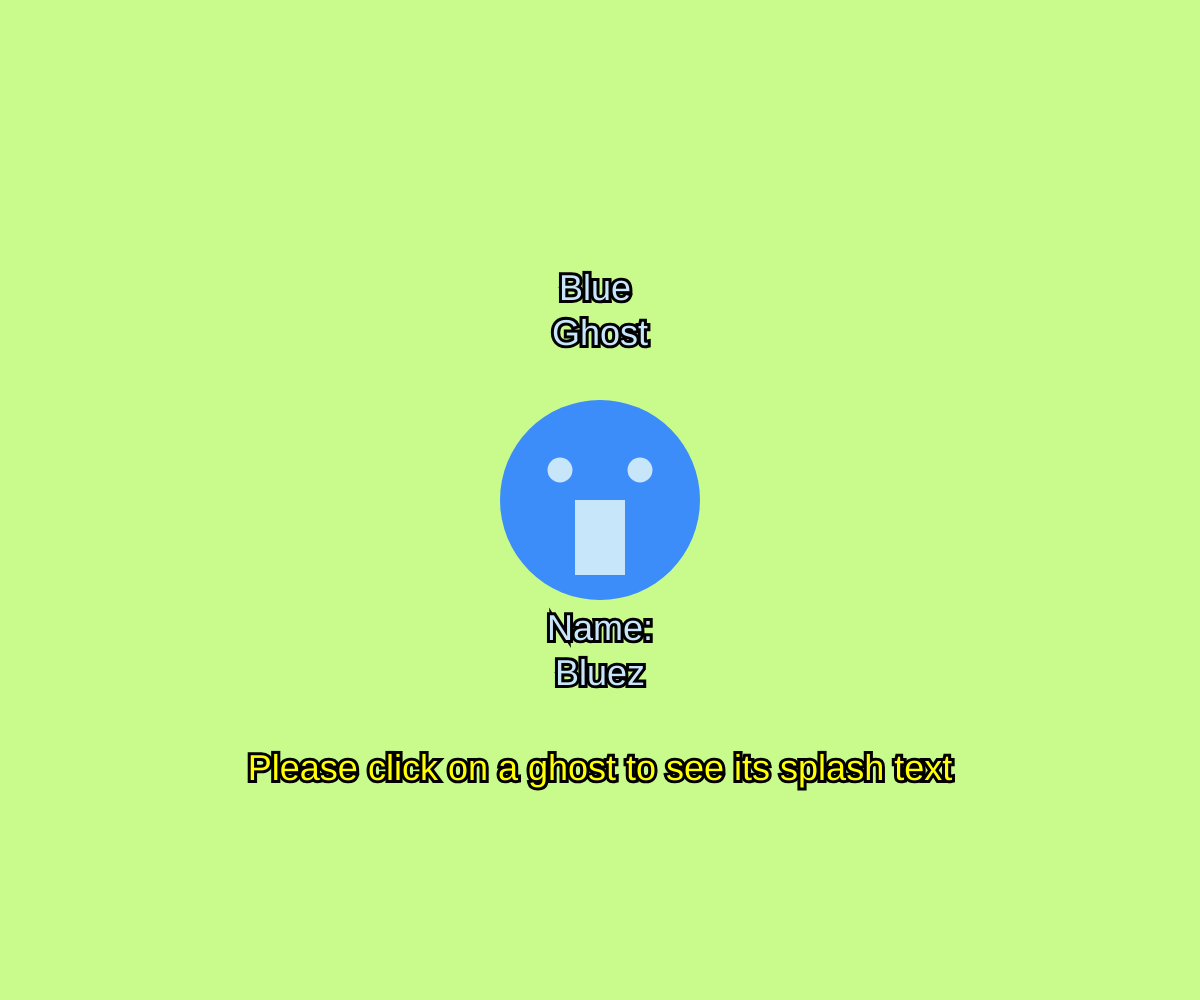
Frame 1 (no input)
Frame 60 (no input): identical to frame 1, image omitted
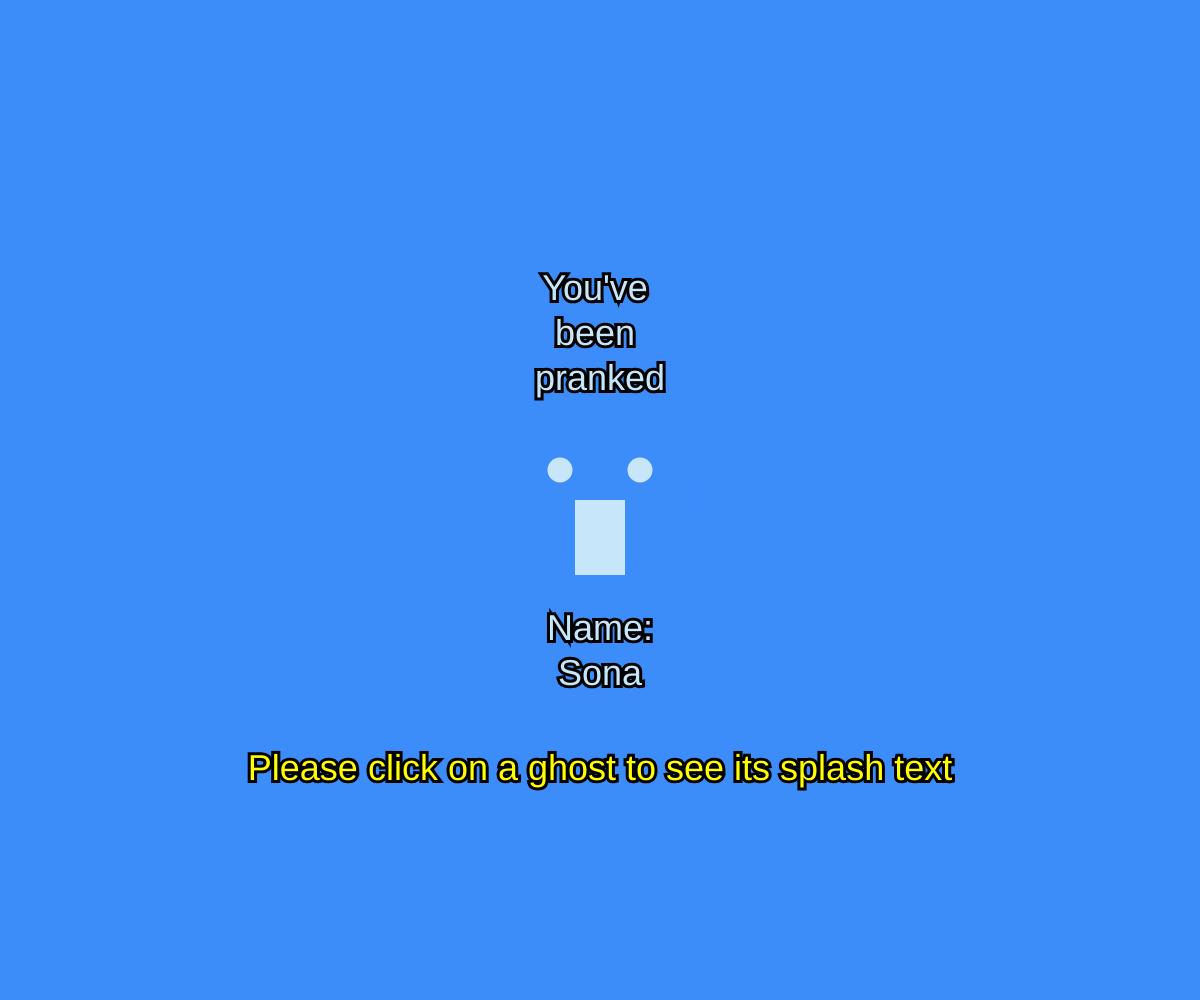
Frame 120 (the mouse pressed at the canvas centre since frame 60)

The p5.js sketch that drew these frames (run headless with seeded random() and noise() and a simulated clock; from frame 60 on, the mouse is pressed at the canvas centre):

// p5.js sketch
// ── sketch.js
//let technicalSoftware = ["Computer \nProgramming", "OOP", "data \nstructures", "algorithms", "OOD", "Assembly Language\n(Machine Code)", "web \ndevelopment", "mobile \napp \ndevelopment", "game \ndevelopment", "Excel \nSheets", "Database \nManagement \nSystems", "Software \nEngineering", "Management \nInformation \nSystems", "Informational \nTechnology"];
//let artisticSoftware = ["Creative \nCoding", "3D \nModeling", "web \naesthetics", "game \naesthetics", "digital \nanimation", "Photo \nediting", "video \nediting", "digital \npainting", "Computer \nGraphics", "Augmented \nReality", "Digital \nMedia \nArt", "Graphic \nDesign", "music \nproducer", "Adobe \nCreative \nCloud"];
// Hyun-ji a.k.a. Kim

let ghostsOfLife = [{
  splash: "Blue \nGhost",
  name: "Bluez",
  lore: ""
}, {
  splash: "Boo",
  name: "Boo Diddley",
  lore: ""
}, {
  splash: "You've \nbeen \npranked",
  name: "Sona",
  lore: ""
}, {
  splash: "Munyi\nMunyi",
  name: "Luna",
  lore: ""
}, {
  splash: "Ghost \nof \nTime",
  name: "Pappy Ergo Lanatos",
  lore: ""
}, {
  splash: "Seoul \nGhost",
  name: "Kim",
  lore: ""
}, {
  splash: "basketcase",
  name: "Riley",
  lore: ""
}, {
  splash: "determination",
  name: "Steve",
  lore: ""
}, {
  splash: "passionate",
  name: "Julie",
  lore: ""
}, {
  splash: "niceness",
  name: "Bailey",
  lore: ""
}, {
  splash: "quirky",
  name: "Billybob",
  lore: ""
}, {
  splash: "imaginative",
  name: "Danielle",
  lore: ""
}, {
  splash: "philosohpies",
  name: "Daniel",
  lore: ""
}, {
  splash: "knowledgeable",
  name: "Brian",
  lore: ""
}];
let randomIndex = 0;
let bgc;
let ghostColor;
let ghostFaceColor;

let ghostCover = false;

function setup() {
  createCanvas(windowWidth, windowHeight);
  // var ghostSize1 = 80; putting this here would cause error due to scope issues
  //background(250, 140, 60);

  // light-green, dark-purple, blue, orange, blackish-blue,indigoish, purple, pure-blue,
  // lavendar, pinkish, yellow-green, magenta(doing rainbow causes crimson cause it's not in the draw function), dark-green, pure green
  bgc = [color(200, 250, 140),
         color(102, 0, 102),
         color(60, 140, 250),
         color(250, 140, 60),
         color(0, 0, 100),
         color(140, 140, 250),
         color("#7F00FF"),
         color(0, 0, 255),
         color("#E5CCFF"),
         color(255, 155, 255),
         color(220, 250, 0),
         color("#FF007F"),
         color(0, 125, 0),
         color(0, 255, 0)];

  // seems like these variables are only predefined within the p5js functions?
  console.log(windowWidth); //1365
  console.log(windowHeight); //969

  // testing random numbers without looping from the draw function
  console.log(random(14));
  console.log(int(random(14)));

  // the button
  button = createButton("click to randomize ghosts");
  button.mousePressed(randomizeGhost);
}

var ghostSize1 = window.innerHeight / 5; // used to be 200
var ghostPosX1 = window.innerWidth / 2; // used to be 400
var ghostPosY1 = window.innerHeight / 2; // used to be 400

function draw() {
  ghostColor = [color(60, 140, 250),
                color(255),
                color(60, 140, 250),
                color("#999900"),
                color(255, 0, 0),
                color(255, 255, 155),
                color(0),
                color(255, 0, 0),
                color(128),
                color(155, 225, 255),
                color("#006633"),
                color("#802AC0"),
                color("#003366"),
                color(150, 110, 75)];

  ghostFaceColor = [color(200, 230, 250),
                    color(0),
                    color(200, 230, 250),
                    color(255),
                    color("#FFFF00"),
                    color(255, 155, 255),
                    color(100, 0, 50),
                    color(255),
                    color("#802AC0"),
                    color(255, 255, 155),
                    color(80, 80, 0),
                    color(random(255), random(255), random(255)),
                    color("#FF6666"),
                    color(110, 0, 0)];
  push();

  background(bgc[randomIndex]);

  noStroke();
  //console.log(width);
  //console.log(height);

  // fill(127, 0, 255);
  // textSize(24);
  // textAlign(CENTER);
  // text(artisticSoftware[randomIndex3], 600, 250);

  fill(ghostColor[randomIndex]);
  ellipse(ghostPosX1, ghostPosY1, ghostSize1); // (100, 100, 80)
  fill(ghostFaceColor[randomIndex]);
  ellipse(ghostPosX1 - (ghostSize1 / 5), ghostPosY1 - (ghostSize1 / (20 / 3)), ghostSize1 / 8); // (84, 88, 10)
  ellipse(ghostPosX1 + (ghostSize1 / 5), ghostPosY1 - (ghostSize1 / (20 / 3)), ghostSize1 / 8); // (116, 88, 10)
  rect(ghostPosX1 - (ghostSize1 / 8), ghostPosY1, ghostSize1 / 4, ghostSize1 / (8 / 3)); // (90, 100, 20, 30)

  // fill(0, 250, 0);
  // ellipse(ghostPosX2, ghostPosY2, ghostSize2); // (100, 100, 80)
  // fill(0, 120, 0);
  // ellipse(ghostPosX2 - (ghostSize2 / (4)), ghostPosY2 - (ghostSize2 / (20 / 3)), ghostSize2 / 8); // (80, 88, 10)
  // ellipse(ghostPosX2 + (ghostSize2 / (20 / 3)), ghostPosY2 - (ghostSize2 / (20 / 3)), ghostSize2 / 8); // (112, 88, 10)
  // rect(ghostPosX2 - (ghostSize2 / (40 / 9)), ghostPosY2, ghostSize2 / 4, ghostSize2 / (8 / 3)); // (82, 100, 20, 30)
  //
  // textSize(24);
  // text(technicalSoftware[randomIndex2], 200, 250);
  //
  // fill(255, 0, 127);
  // ellipse(ghostPosX3, ghostPosY3, ghostSize3); // (100, 100, 80)
  // fill(127, 0, 255);
  // ellipse(ghostPosX3 - (ghostSize3 / (20 / 3)), ghostPosY3 - (ghostSize3 / (20 / 3)), ghostSize3 / 8); // (88, 88, 10)
  // ellipse(ghostPosX3 + (ghostSize3 / 4), ghostPosY3 - (ghostSize3 / (20 / 3)), ghostSize3 / 8); // (120, 88, 10)
  // rect(ghostPosX3 - (ghostSize3 / 40), ghostPosY3, ghostSize3 / 4, ghostSize3 / (8 / 3)); // (98, 100, 20, 30)

  /*
    if (mouseIsPressed && insideCircle(ghostPosX1, ghostPosY1, ghostSize1)) {
        randomIndex = int(random(ghostsOfLife.length));
    }

    if (mouseIsPressed && insideCircle(ghostPosX2, ghostPosY2, ghostSize2)) {
        randomIndex2 = int(random(technicalSoftware.length));
    }

    if (mouseIsPressed && insideCircle(ghostPosX3, ghostPosY3, ghostSize3)) {
        randomIndex3 = int(random(artisticSoftware.length));
    }
  */

  // testing the random display of array indexes(0 to 13)

  //text(random(14), 800, 100);
  //text(int(random(14)), 800, 150);


  pop();

  push();
  fill(200, 230, 250);
  textSize(36);
  stroke(0);
  strokeWeight(6);
  textAlign(CENTER);
  text(ghostsOfLife[randomIndex].splash, ghostPosX1, ghostPosY1 - 200); // former coordinates: (400, 200)
  text(`Name:\n${ghostsOfLife[randomIndex].name}`, ghostPosX1, ghostPosY1 + 140); // former coordinates: (400, 540)

  fill("#FFFF00");
  text("Please click on a ghost to see its splash text", ghostPosX1, ghostPosY1 + 280); // former coordinates: (400, 660)
  pop();

  blueGhostArmies();

  //if (ghostCover) ghostCover = false;

}

function mousePressed() {

  if (insideCircle(ghostPosX1, ghostPosY1, ghostSize1)) {
    //setTimeout(blueGhostArmies(), 10000);
    ghostCover = true;
    randomIndex = int(random(ghostsOfLife.length));
    setTimeout(blueGhostFinish, 2000);
  }

  //if (insideCircle(ghostPosX2, ghostPosY2, ghostSize2)) randomIndex2 = int(random(technicalSoftware.length));
  //if (insideCircle(ghostPosX3, ghostPosY3, ghostSize3)) randomIndex3 = int(random(artisticSoftware.length));

  //ghostCover = false;
}

function insideCircle(x, y, size) {
  return sqrt(sq(mouseX - x) + sq(mouseY - y)) < size / 2 ? true : false;
}

function blueGhostArmy(x, y, size) {
  fill(60, 140, 250);
  ellipse(x, y, size); // (100, 100, 80)
  fill(200, 230, 250);
  ellipse(x - (size / 5), y - (size / (20 / 3)), size / 8); // (84, 88, 10)
  ellipse(x + (size / 5), y - (size / (20 / 3)), size / 8); // (116, 88, 10)
  rect(x - (size / 8), y, size / 4, size / (8 / 3)); // (90, 100, 20, 30)
}

function blueGhostArmies() {

  if (ghostCover == true) {

    for (let i = 0; i < width + 800; i += 100) {
      for (let j = 0; j < height + 800; j += 100) {

        blueGhostArmy(random(i), random(j), 400);
        //delayTime(1.0);
        blueGhostArmy(random(i) + 50, random(j) + 50, 400);
        //delayTime(1.0);
        //blueGhostArmy(width + i + 50, height + j + 50, 100);

      }
    }

  }

}

function randomizeGhost() {
    //setTimeout(blueGhostArmies(), 10000);
    ghostCover = true;
    randomIndex = int(random(ghostsOfLife.length));
    setTimeout(blueGhostFinish, 2000);
}

function blueGhostFinish() {
  ghostCover = false;
}


//var w = windowWidth;
//var h = windowHeight;
// testing length of the 3 arrays (the lengths are all 14)
//console.log(technicalSoftware.length);
//console.log(artisticSoftware.length);
console.log(ghostsOfLife.length);
console.log(ghostCover);
